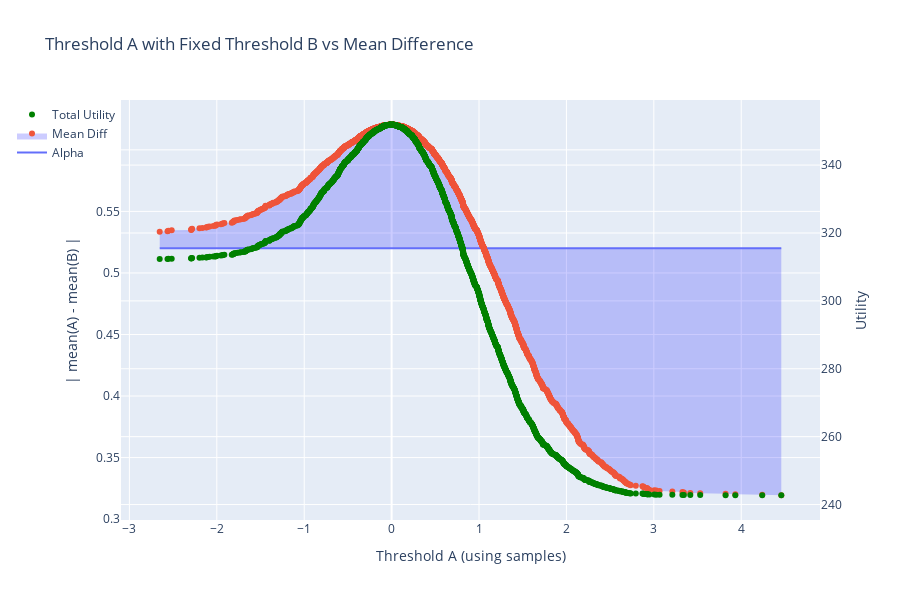

Here is the notebook cell this chart was saved with:
### Code cell
# Experiment 2
from experiment_2 import experiment_2
test_alpha = 0.52
ex2a, ex2b = experiment_2(a, b, u_plus, u_minus, c_plus, c_minus, test_alpha, w_a, w_b, thresh_B, a, alphas)
ex2a.update_layout(
    xaxis_title ='Threshold A (using samples)'
)
ex2a.show()
#ex2b.show()

trace1 = ex2a.data[1]
trace2 = ex2a.data[2]
mean_diffs = dict(zip(trace1.x, trace1.y))
utilities = dict(zip(trace2.x, trace2.y))

y_thresh_A = np.array(y_thresh_A)
y_thresh_B = np.array(y_thresh_B)
x_alphas = np.array(x_alphas)
indices = np.where(y_thresh_A < y_thresh_B)[0]
test_alphas  = x_alphas[indices]
print(test_alphas)
#test_alphas = np.arange(0.54, 0.63, 0.01)
results = []

for test_alpha in test_alphas:
    # Filter mean_diffs under current threshold
    filtered = {k: v for k, v in mean_diffs.items() if v < test_alpha}

    # Find before and after keys
    before_keys = [k for k in filtered if k < 0]
    after_keys = [k for k in filtered if k > 0]

    before = max(before_keys) if before_keys else None
    after = min(after_keys) if after_keys else None

    if before is not None and after is not None:
        # Prepare data
        utility_before = utilities[before]
        utility_after = utilities[after]
        utility_diff = np.abs(utility_after - utility_before)

        # Build vertical block
        block = pd.DataFrame([
            {
                'Test Alpha': round(test_alpha, 3),
                'Side': 'Negative',
                'Threshold': before,
                'Mean Difference': mean_diffs[before],
                'Utility': utility_before
            },
            {
                'Test Alpha': round(test_alpha, 3),
                'Side': 'Positive',
                'Threshold': after,
                'Mean Difference': mean_diffs[after],
                'Utility': utility_after
            },
            {
                'Test Alpha': round(test_alpha, 3),
                'Side': 'Δ Utility',
                'Threshold': '',
                'Mean Difference': '',
                'Utility': utility_diff
            }
        ])

        print(block.to_string(index=False))
        print("--------")

### Figure 1 — Plotly figure (JSON) as saved in the notebook; plotly's stock layout.template omitted (floating-point values rounded to 4 significant figures; data arrays with more than 128 entries replaced by an {"elided": "..."} marker saying what was removed)
{"data": [{"mode": "lines", "name": "Alpha", "type": "scatter", "x": {"elided": "2500 float values"}, "y": {"elided": "2500 float values"}}, {"fill": "tonexty", "fillcolor": "rgba(0,0,255,0.2)", "mode": "markers", "name": "Mean Diff", "type": "scatter", "x": {"elided": "2500 float values"}, "y": {"elided": "2500 float values"}}, {"marker": {"color": "green"}, "mode": "markers", "name": "Total Utility", "type": "scatter", "x": {"elided": "2500 float values"}, "y": {"elided": "2500 float values"}, "yaxis": "y2"}], "layout": {"height": 600, "legend": {"x": 0, "xanchor": "right", "yanchor": "top"}, "showlegend": true, "title": {"text": "Threshold A with Fixed Threshold B vs Mean Difference"}, "xaxis": {"title": {"text": "Threshold A (using samples)"}}, "yaxis": {"title": {"text": "| mean(A) - mean(B) |"}}, "yaxis2": {"overlaying": "y", "side": "right", "title": {"text": "Utility"}}}}
